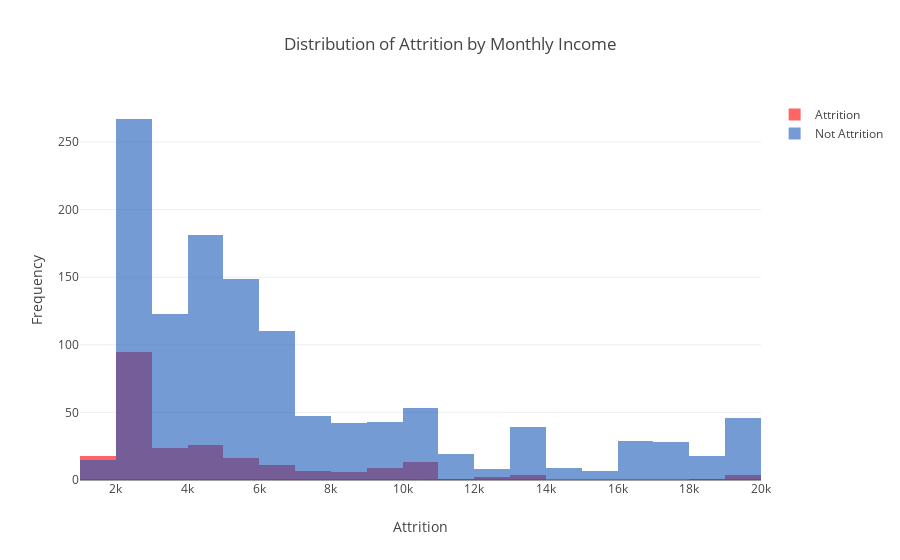

The code cell stored with this chart in its notebook:
### Code cell
trace1 = go.Histogram(
    x = data[data['Attrition'] == 1]['MonthlyIncome'],
    opacity = 0.6,
    marker = dict(color='#ff0000'),
    name = 'Attrition'
)

trace2 = go.Histogram(
    x = data[data['Attrition'] == 0]['MonthlyIncome'],
    opacity = 0.6,
    marker = dict(color='#1B5ABA'),
    name = 'Not Attrition'
)

layout = go.Layout(
    barmode = 'overlay',
    title = 'Distribution of Attrition by Monthly Income',
    xaxis = dict(title='Attrition'),
    yaxis = dict(title='Frequency')
)

fig = dict(data=[trace1, trace2], layout=layout)
py.iplot(fig)

### Figure 1 — Plotly figure (JSON) as saved in the notebook; plotly's stock layout.template omitted (floating-point values rounded to 4 significant figures; data arrays with more than 128 entries replaced by an {"elided": "..."} marker saying what was removed)
{"data": [{"marker": {"color": "#ff0000"}, "name": "Attrition", "opacity": 0.6, "type": "histogram", "uid": "790eee3d-4264-47e3-b720-baa90115d959", "x": {"elided": "237 int values"}}, {"marker": {"color": "#1B5ABA"}, "name": "Not Attrition", "opacity": 0.6, "type": "histogram", "uid": "54ed8447-c783-4e85-94e0-a3aef5a4de4c", "x": {"elided": "1233 int values"}}], "layout": {"barmode": "overlay", "title": {"text": "Distribution of Attrition by Monthly Income"}, "xaxis": {"title": {"text": "Attrition"}}, "yaxis": {"title": {"text": "Frequency"}}}}
